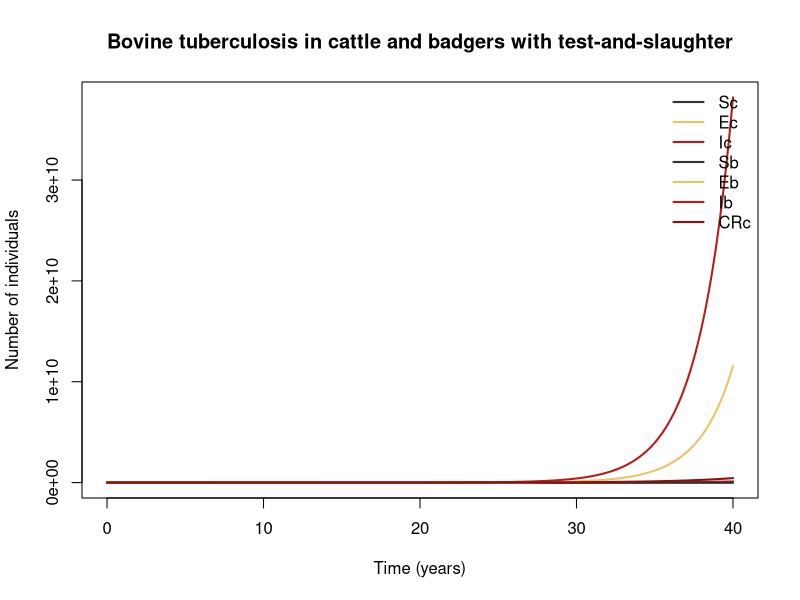

Write R code to recreate this figure.
## Bovine tuberculosis in cattle and badgers with test-and-slaughter
## Mycobacterium bovis, cattle ↔ European badger (Meles meles).
## The two-host coupling is the whole point: the paper examines how much of cattle infection is attributable to badgers versus within-herd spread, and how badger culling changes that.
## Parameter values: 0 of 12 checked against the source; the rest are recalled or illustrative.
## Reference: Cox DR, Donnelly CA, Bourne FJ, Gettinby G, McInerney JP, Morrison WI, Woodroffe R (2005). Simple model for tuberculosis in cattle and badgers. PNAS 102(49):17588–17593
## Source: https://doi.org/10.1073/pnas.0509003102
##
## Generated from a compartmental model diagram (model format v1).
## Regenerating from the same diagram always gives this exact file.
##
## Compartments: Sc, Ec, Ic, Sb, Eb, Ib, CRc
## Flows (time unit: years):
##   (outside) -> Sc  : (mu_c * N + test * Ic)
##   Sc -> Ec         : lambda_c * Sc
##   Ec -> Ic         : sigma_c * Ec
##   Ic -> CRc        : test * Ic
##   Sc -> (outside)  : mu_c * Sc
##   (outside) -> Sb  : (mu_b * Nb + alpha_b * Ib + cull_b * Nb)
##   Sb -> Eb         : lambda_b * Sb
##   Eb -> Ib         : sigma_b * Eb
##   Sb -> (outside)  : (mu_b + cull_b) * Sb

library(deSolve)

# ---- Time ------------------------------------------------------------
times <- seq(0, 40, by = 0.05)  # years

# ---- Parameters ------------------------------------------------------
parameters <- c(
  beta_cc = 0.4,    # cattle-to-cattle transmission rate [illustrative] (per year)
  beta_bc = 0.02,   # badger-to-cattle transmission coefficient [illustrative] (per badger per year)
  beta_bb = 0.6,    # badger-to-badger transmission rate [illustrative] (per year)
  beta_cb = 0.002,  # cattle-to-badger transmission coefficient [illustrative] (per cattle per year)
  sigma_c = 2.0,    # rate cattle progress from test-negative to test-positive [illustrative] (per year)
  test = 1.0,       # herd-testing frequency × test sensitivity, i.e. rate at which Ic animals are detected and slaughtered [illustrative] (per year)
  mu_c = 0.25,      # cattle turnover (culling/sale, 4-year productive life) [illustrative] (per year)
  sigma_b = 1.5,    # badger progression rate to excreting state [illustrative] (per year)
  mu_b = 0.3,       # badger natural death rate [illustrative] (per year)
  alpha_b = 0.2,    # additional disease-induced badger death rate [illustrative] (per year)
  cull_b = 0,       # badger culling rate (the intervention the trial was designed to evaluate) [illustrative] (per year)
  perturb = 0       # proportional increase in beta_bc caused by culling-induced badger ranging ("perturbation effect"); e.g. 0.3 [illustrative] (dimensionless)
)

# ---- Initial conditions ----------------------------------------------
state <- c(
  Sc = 10000,  # susceptible cattle
  Ec = 0,      # cattle infected but test-negative (occult/early infection)
  Ic = 10,     # cattle infected and test-positive / infectious
  Sb = 1000,   # susceptible badgers
  Eb = 0,      # badgers infected, not yet excreting
  Ib = 20,     # badgers excreting M. bovis
  CRc = 0      # cumulative cattle reactors removed (herd-breakdown counter)
)

# ---- Model equations -------------------------------------------------
btb_cattle_badger_model <- function(t, state, parameters) {
  with(as.list(c(state, parameters)), {
    # Total population
    N_total <- Sc + Ec + Ic

    # Derived quantities
    N <- Sc + Ec + Ic                                                           # cattle herd size
    Nb <- Sb + Eb + Ib                                                          # badger population
    lambda_c <- beta_cc * Ic / N + beta_bc * (1 + perturb * (cull_b > 0)) * Ib  # cattle force of infection
    lambda_b <- beta_bb * Ib / Nb + beta_cb * Ic                                # badger force of infection

    # Rates of change
    dSc <- (mu_c * N + test * Ic) - lambda_c * Sc - mu_c * Sc
    dEc <- lambda_c * Sc - sigma_c * Ec
    dIc <- sigma_c * Ec - test * Ic
    dSb <- (mu_b * Nb + alpha_b * Ib + cull_b * Nb) - lambda_b * Sb - (mu_b + cull_b) * Sb
    dEb <- lambda_b * Sb - sigma_b * Eb
    dIb <- sigma_b * Eb
    dCRc <- test * Ic

    list(c(dSc, dEc, dIc, dSb, dEb, dIb, dCRc))
  })
}

# ---- Solve -----------------------------------------------------------
out <- ode(y = state, times = times, func = btb_cattle_badger_model, parms = parameters)
out <- as.data.frame(out)

# ---- Plot ------------------------------------------------------------
compartment_cols <- c(Sc = "#333333", Ec = "#E8C468", Ic = "#B71C1C", Sb = "#333333", Eb = "#E8C468", Ib = "#B71C1C", CRc = "#8E0E0E")
matplot(out$time, out[, names(compartment_cols)], type = "l", lty = 1, lwd = 2,
        col = compartment_cols, xlab = "Time (years)", ylab = "Number of individuals",
        main = "Bovine tuberculosis in cattle and badgers with test-and-slaughter")
legend("topright", legend = names(compartment_cols), col = compartment_cols,
       lty = 1, lwd = 2, bty = "n")
